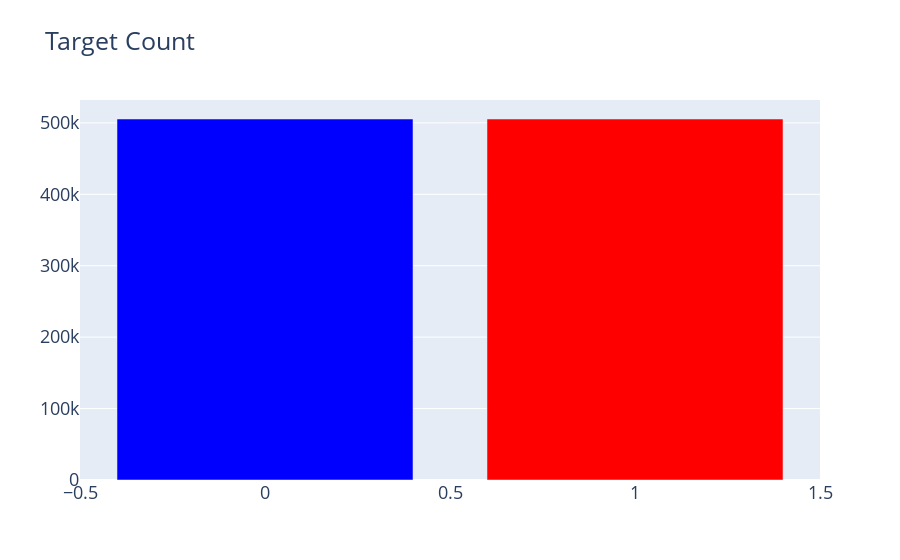

This figure's notebook cell:
### Code cell
# bar plot
cnt_srs = train_df['label'].value_counts()
trace = go.Bar(
    x=cnt_srs.index,
    y=cnt_srs.values,
    marker=dict(
        color=cnt_srs.values,
        colorscale='Picnic',
        reversescale=True)
)


layout = go.Layout(
    title='Target Count',
    font=dict(size=18),
)


data = [trace]
fig = go.Figure(data=data, layout=layout)
py.iplot(fig, filename='TargetCount')

### Figure 1 — Plotly figure (JSON) as saved in the notebook; plotly's stock layout.template omitted (floating-point values rounded to 4 significant figures)
{"data": [{"marker": {"color": [505405, 505368], "colorscale": [[0, "rgb(0,0,255)"], [0.1, "rgb(51,153,255)"], [0.2, "rgb(102,204,255)"], [0.3, "rgb(153,204,255)"], [0.4, "rgb(204,204,255)"], [0.5, "rgb(255,255,255)"], [0.6, "rgb(255,204,255)"], [0.7, "rgb(255,153,255)"], [0.8, "rgb(255,102,204)"], [0.9, "rgb(255,102,102)"], [1, "rgb(255,0,0)"]], "reversescale": true}, "type": "bar", "x": [0, 1], "y": [505405, 505368]}], "layout": {"font": {"size": 18}, "title": {"text": "Target Count"}}}
